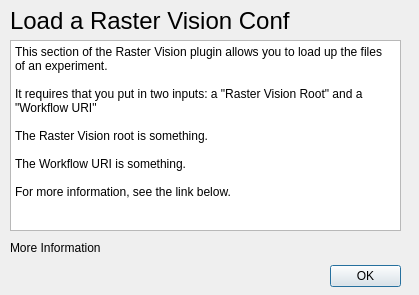
<?xml version="1.0" encoding="UTF-8"?>
<ui version="4.0">
 <class>ConfigInfoDialogBase</class>
 <widget class="QDialog" name="ConfigInfoDialogBase">
  <property name="geometry">
   <rect>
    <x>0</x>
    <y>0</y>
    <width>419</width>
    <height>295</height>
   </rect>
  </property>
  <property name="windowTitle">
   <string>Raster Vision</string>
  </property>
  <widget class="QDialogButtonBox" name="button_box">
   <property name="geometry">
    <rect>
     <x>330</x>
     <y>260</y>
     <width>71</width>
     <height>32</height>
    </rect>
   </property>
   <property name="orientation">
    <enum>Qt::Horizontal</enum>
   </property>
   <property name="standardButtons">
    <set>QDialogButtonBox::Ok</set>
   </property>
  </widget>
  <widget class="QLabel" name="label_4">
   <property name="geometry">
    <rect>
     <x>10</x>
     <y>10</y>
     <width>281</width>
     <height>21</height>
    </rect>
   </property>
   <property name="font">
    <font>
     <pointsize>18</pointsize>
    </font>
   </property>
   <property name="text">
    <string>Load a Raster Vision Config</string>
   </property>
  </widget>
  <widget class="QPlainTextEdit" name="info">
   <property name="geometry">
    <rect>
     <x>10</x>
     <y>40</y>
     <width>391</width>
     <height>191</height>
    </rect>
   </property>
   <property name="readOnly">
    <bool>true</bool>
   </property>
   <property name="plainText">
    <string>This section of the Raster Vision plugin allows you to load up the files of an experiment.

It requires that you put in two inputs: a &quot;Raster Vision Root&quot; and a &quot;Workflow URI&quot;

The Raster Vision root is something.

The Workflow URI is something.

For more information, see the link below.</string>
   </property>
  </widget>
  <widget class="QLabel" name="more_info_label">
   <property name="geometry">
    <rect>
     <x>10</x>
     <y>240</y>
     <width>391</width>
     <height>16</height>
    </rect>
   </property>
   <property name="text">
    <string>More Information</string>
   </property>
  </widget>
 </widget>
 <resources/>
 <connections>
  <connection>
   <sender>button_box</sender>
   <signal>accepted()</signal>
   <receiver>ConfigInfoDialogBase</receiver>
   <slot>accept()</slot>
   <hints>
    <hint type="sourcelabel">
     <x>20</x>
     <y>20</y>
    </hint>
    <hint type="destinationlabel">
     <x>20</x>
     <y>20</y>
    </hint>
   </hints>
  </connection>
  <connection>
   <sender>button_box</sender>
   <signal>rejected()</signal>
   <receiver>ConfigInfoDialogBase</receiver>
   <slot>reject()</slot>
   <hints>
    <hint type="sourcelabel">
     <x>20</x>
     <y>20</y>
    </hint>
    <hint type="destinationlabel">
     <x>20</x>
     <y>20</y>
    </hint>
   </hints>
  </connection>
 </connections>
</ui>
